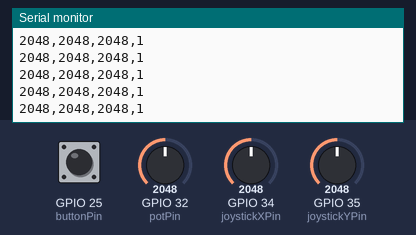
Bench run of a sketch on a simulated ESP32. On the bench: the last lines printed to the serial monitor. Inputs (shaded band) come from the test bench; at power-on: GPIO 32 (potPin) = 2048, GPIO 34 (joystickXPin) = 2048, GPIO 35 (joystickYPin) = 2048, GPIO 25 (buttonPin) HIGH.

Above: at 1.2 s.
1.3 s: GPIO 32 (potPin) set to 2866
At 1.33 s:
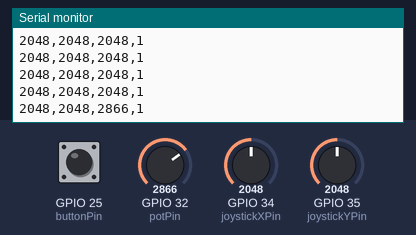
2.8 s: GPIO 34 (joystickXPin) set to 2866
At 2.84 s:
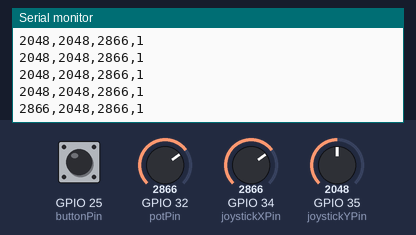
4.3 s: GPIO 35 (joystickYPin) set to 2866
At 4.3 s:
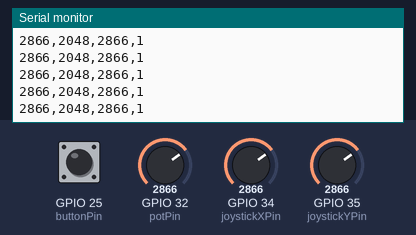
5.8 s: GPIO 25 (buttonPin) pulled LOW for 0.15 s
At 5.82 s:
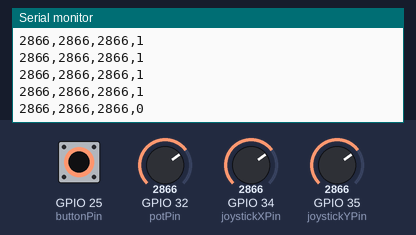
7.4 s: GPIO 32 (potPin) set to 3603
At 7.43 s:
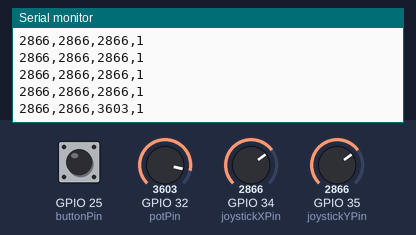
8.9 s: GPIO 25 (buttonPin) pulled LOW for 1 s
At 8.95 s:
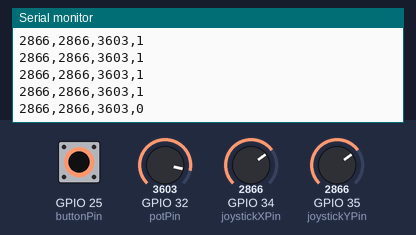
Timing chart, 0 to 11.9 s (numbered marks = the images above; inputs shaded):
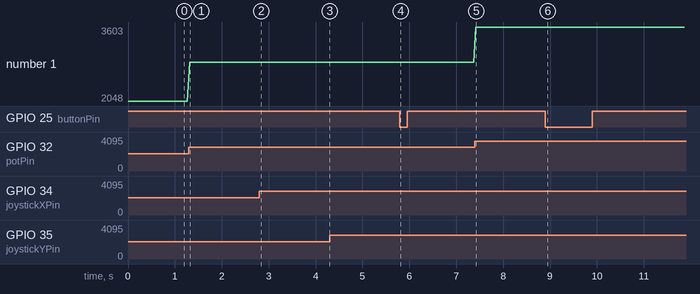

The sketch:

data-input-testing.ino
```cpp
int joystickXPin = 34; // Pin connected to joystick X-axis
int joystickYPin = 35; // Pin connected to joystick Y-axis
int potPin = 32;       // Pin connected to potentiometer
int buttonPin = 25;    // Pin connected to button

void setup() {
  Serial.begin(115200); // Initialize serial communication
  pinMode(buttonPin, INPUT_PULLUP); // Button
}

void loop() {
  // Read joystick and potentiometer values
  int joystickX = analogRead(joystickXPin);  // 0 to 4095 range
  int joystickY = analogRead(joystickYPin);  // 0 to 4095 range
  int potValue = analogRead(potPin);         // 0 to 4095 range
  int buttonState = digitalRead(buttonPin);  // HIGH when not pressed, LOW when pressed

  // Send the data over Serial in a format the laptop can read
  Serial.print(joystickX);
  Serial.print(",");
  Serial.print(joystickY);
  Serial.print(",");
  Serial.print(potValue);
  Serial.print(",");
  Serial.println(buttonState);

  delay(50);  // Send data every 50ms
}
```

Measured:
- after the input at 1.3 s, the serial monitor: prints a new line at once (image 1)
- after the input at 2.8 s, the serial monitor: prints a new line at once (image 2)
- after the input at 5.8 s, the serial monitor: prints a new line at once (image 4)
- after the input at 7.4 s, the serial monitor: prints a new line at once (image 5)
- after the input at 8.9 s, the serial monitor: prints a new line at once (image 6)
- plotted number 1: 2048 → 2866 after the input at 1.3 s, 2866 → 3603 after the input at 7.4 s
